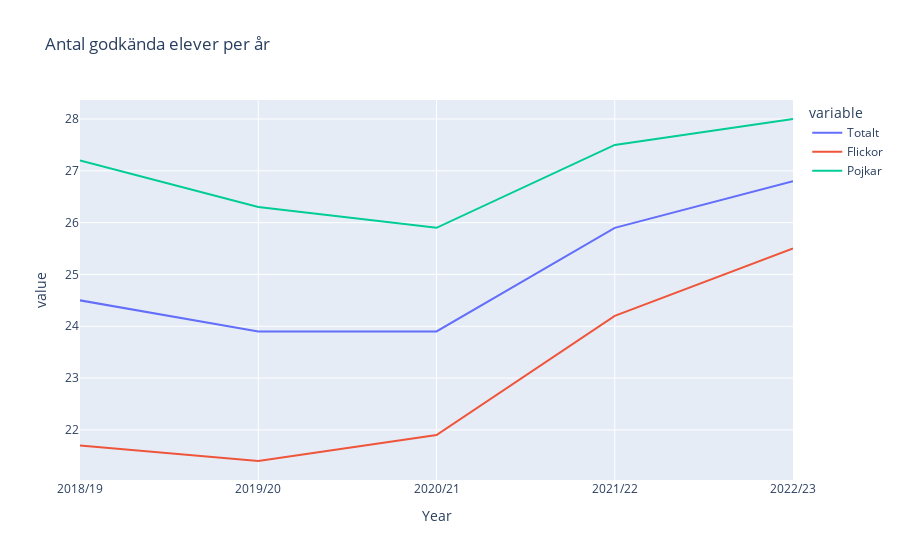

Notebook code cell kept with this figure:
### Code cell
fig = px.line(df_approved, x="Year", y=["Totalt", "Flickor", "Pojkar"], title="Antal godkända elever per år")

fig.show()

### Figure 1 — Plotly figure (JSON) as saved in the notebook; plotly's stock layout.template omitted (floating-point values rounded to 4 significant figures)
{"data": [{"hovertemplate": "variable=Totalt<br>Year=%{x}<br>value=%{y}<extra></extra>", "legendgroup": "Totalt", "line": {"color": "#636efa", "dash": "solid"}, "marker": {"symbol": "circle"}, "mode": "lines", "name": "Totalt", "orientation": "v", "showlegend": true, "type": "scatter", "x": ["2018/19", "2019/20", "2020/21", "2021/22", "2022/23"], "xaxis": "x", "y": [24.5, 23.9, 23.9, 25.9, 26.8], "yaxis": "y"}, {"hovertemplate": "variable=Flickor<br>Year=%{x}<br>value=%{y}<extra></extra>", "legendgroup": "Flickor", "line": {"color": "#EF553B", "dash": "solid"}, "marker": {"symbol": "circle"}, "mode": "lines", "name": "Flickor", "orientation": "v", "showlegend": true, "type": "scatter", "x": ["2018/19", "2019/20", "2020/21", "2021/22", "2022/23"], "xaxis": "x", "y": [21.7, 21.4, 21.9, 24.2, 25.5], "yaxis": "y"}, {"hovertemplate": "variable=Pojkar<br>Year=%{x}<br>value=%{y}<extra></extra>", "legendgroup": "Pojkar", "line": {"color": "#00cc96", "dash": "solid"}, "marker": {"symbol": "circle"}, "mode": "lines", "name": "Pojkar", "orientation": "v", "showlegend": true, "type": "scatter", "x": ["2018/19", "2019/20", "2020/21", "2021/22", "2022/23"], "xaxis": "x", "y": [27.2, 26.3, 25.9, 27.5, 28], "yaxis": "y"}], "layout": {"legend": {"title": {"text": "variable"}, "tracegroupgap": 0}, "title": {"text": "Antal godkända elever per år"}, "xaxis": {"anchor": "y", "domain": [0, 1], "title": {"text": "Year"}}, "yaxis": {"anchor": "x", "domain": [0, 1], "title": {"text": "value"}}}}
